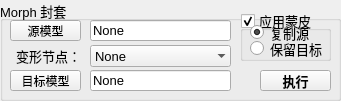
     <widget class="QGroupBox" name="bsTrans_group">
      <property name="geometry">
       <rect>
        <x>20</x>
        <y>205</y>
        <width>341</width>
        <height>101</height>
       </rect>
      </property>
      <property name="font">
       <font>
        <pointsize>10</pointsize>
       </font>
      </property>
      <property name="toolTip">
       <string>&lt;html&gt;&lt;head/&gt;&lt;body&gt;&lt;p&gt;&lt;span style=&quot; font-size:10pt;&quot;&gt;将 Morph 从源模型转移到目标模型上&lt;/span&gt;&lt;/p&gt;&lt;/body&gt;&lt;/html&gt;</string>
      </property>
      <property name="title">
       <string>Morph 封套</string>
      </property>
      <widget class="QPushButton" name="bsTransLoadSrc_pushButton">
       <property name="geometry">
        <rect>
         <x>10</x>
         <y>20</y>
         <width>71</width>
         <height>21</height>
        </rect>
       </property>
       <property name="font">
        <font>
         <pointsize>9</pointsize>
        </font>
       </property>
       <property name="toolTip">
        <string>&lt;!DOCTYPE HTML PUBLIC &quot;-//W3C//DTD HTML 4.0//EN&quot; &quot;http://www.w3.org/TR/REC-html40/strict.dtd&quot;&gt;
&lt;html&gt;&lt;head&gt;&lt;meta name=&quot;qrichtext&quot; content=&quot;1&quot; /&gt;&lt;style type=&quot;text/css&quot;&gt;
p, li { white-space: pre-wrap; }
&lt;/style&gt;&lt;/head&gt;&lt;body style=&quot; font-family:'MS Shell Dlg 2'; font-size:8pt; font-weight:400; font-style:normal;&quot;&gt;
&lt;p style=&quot; margin-top:0px; margin-bottom:0px; margin-left:0px; margin-right:0px; -qt-block-indent:0; text-indent:0px;&quot;&gt;&lt;span style=&quot; font-family:'SimSun'; font-size:10pt;&quot;&gt;载入具有混合变形的源模型&lt;/span&gt;&lt;/p&gt;&lt;/body&gt;&lt;/html&gt;</string>
       </property>
       <property name="text">
        <string>源模型</string>
       </property>
       <property name="+command" stdset="0">
        <string>bsTransLoadSrcButtonCmd</string>
       </property>
      </widget>
      <widget class="QPushButton" name="bsTransLoadTgt_pushButton">
       <property name="geometry">
        <rect>
         <x>10</x>
         <y>70</y>
         <width>71</width>
         <height>21</height>
        </rect>
       </property>
       <property name="font">
        <font>
         <pointsize>9</pointsize>
        </font>
       </property>
       <property name="toolTip">
        <string>&lt;!DOCTYPE HTML PUBLIC &quot;-//W3C//DTD HTML 4.0//EN&quot; &quot;http://www.w3.org/TR/REC-html40/strict.dtd&quot;&gt;
&lt;html&gt;&lt;head&gt;&lt;meta name=&quot;qrichtext&quot; content=&quot;1&quot; /&gt;&lt;style type=&quot;text/css&quot;&gt;
p, li { white-space: pre-wrap; }
&lt;/style&gt;&lt;/head&gt;&lt;body style=&quot; font-family:'MS Shell Dlg 2'; font-size:8pt; font-weight:400; font-style:normal;&quot;&gt;
&lt;p style=&quot; margin-top:0px; margin-bottom:0px; margin-left:0px; margin-right:0px; -qt-block-indent:0; text-indent:0px;&quot;&gt;&lt;span style=&quot; font-family:'SimSun'; font-size:10pt;&quot;&gt;载入需要被应用的目标模型&lt;/span&gt;&lt;/p&gt;&lt;/body&gt;&lt;/html&gt;</string>
       </property>
       <property name="text">
        <string>目标模型</string>
       </property>
       <property name="+command" stdset="0">
        <string>bsTransLoadTgtButtonCmd</string>
       </property>
      </widget>
      <widget class="QPushButton" name="bsTransDo_pushButton">
       <property name="geometry">
        <rect>
         <x>260</x>
         <y>70</y>
         <width>71</width>
         <height>21</height>
        </rect>
       </property>
       <property name="font">
        <font>
         <pointsize>10</pointsize>
         <weight>75</weight>
         <bold>true</bold>
        </font>
       </property>
       <property name="toolTip">
        <string>&lt;!DOCTYPE HTML PUBLIC &quot;-//W3C//DTD HTML 4.0//EN&quot; &quot;http://www.w3.org/TR/REC-html40/strict.dtd&quot;&gt;
&lt;html&gt;&lt;head&gt;&lt;meta name=&quot;qrichtext&quot; content=&quot;1&quot; /&gt;&lt;style type=&quot;text/css&quot;&gt;
p, li { white-space: pre-wrap; }
&lt;/style&gt;&lt;/head&gt;&lt;body style=&quot; font-family:'SimSun'; font-size:9pt; font-weight:400; font-style:normal;&quot;&gt;
&lt;p style=&quot; margin-top:0px; margin-bottom:0px; margin-left:0px; margin-right:0px; -qt-block-indent:0; text-indent:0px;&quot;&gt;&lt;span style=&quot; font-family:'MS Shell Dlg 2';&quot;&gt;Scale selected joints with changing transform value, keep scale value. Use for re-match skeleton size for new mesh changing.&lt;/span&gt;&lt;/p&gt;&lt;/body&gt;&lt;/html&gt;</string>
       </property>
       <property name="text">
        <string>执行</string>
       </property>
       <property name="+command" stdset="0">
        <string>bsTransDoButtonCmd</string>
       </property>
      </widget>
      <widget class="QLabel" name="label_8">
       <property name="geometry">
        <rect>
         <x>10</x>
         <y>45</y>
         <width>71</width>
         <height>21</height>
        </rect>
       </property>
       <property name="font">
        <font>
         <pointsize>10</pointsize>
        </font>
       </property>
       <property name="toolTip">
        <string>&lt;html&gt;&lt;head/&gt;&lt;body&gt;&lt;p&gt;源模型所具有的混合变形节点&lt;/p&gt;&lt;/body&gt;&lt;/html&gt;</string>
       </property>
       <property name="text">
        <string>变形节点：</string>
       </property>
       <property name="textFormat">
        <enum>Qt::PlainText</enum>
       </property>
       <property name="alignment">
        <set>Qt::AlignRight|Qt::AlignTrailing|Qt::AlignVCenter</set>
       </property>
      </widget>
      <widget class="QComboBox" name="bsTransSrcBs_List">
       <property name="geometry">
        <rect>
         <x>90</x>
         <y>45</y>
         <width>141</width>
         <height>22</height>
        </rect>
       </property>
       <property name="sizeAdjustPolicy">
        <enum>QComboBox::AdjustToMinimumContentsLength</enum>
       </property>
       <property name="frame">
        <bool>false</bool>
       </property>
       <item>
        <property name="text">
         <string>None</string>
        </property>
       </item>
      </widget>
      <widget class="QLineEdit" name="bsTransSrcMesh_lineEdit">
       <property name="enabled">
        <bool>true</bool>
       </property>
       <property name="geometry">
        <rect>
         <x>90</x>
         <y>20</y>
         <width>141</width>
         <height>21</height>
        </rect>
       </property>
       <property name="toolTip">
        <string>&lt;!DOCTYPE HTML PUBLIC &quot;-//W3C//DTD HTML 4.0//EN&quot; &quot;http://www.w3.org/TR/REC-html40/strict.dtd&quot;&gt;
&lt;html&gt;&lt;head&gt;&lt;meta name=&quot;qrichtext&quot; content=&quot;1&quot; /&gt;&lt;style type=&quot;text/css&quot;&gt;
p, li { white-space: pre-wrap; }
&lt;/style&gt;&lt;/head&gt;&lt;body style=&quot; font-family:'MS Shell Dlg 2'; font-size:8pt; font-weight:400; font-style:normal;&quot;&gt;
&lt;p style=&quot; margin-top:12px; margin-bottom:12px; margin-left:0px; margin-right:0px; -qt-block-indent:0; text-indent:0px;&quot;&gt;The mesh will be use as Higher LoD mesh&lt;/p&gt;&lt;/body&gt;&lt;/html&gt;</string>
       </property>
       <property name="text">
        <string>None</string>
       </property>
       <property name="readOnly">
        <bool>true</bool>
       </property>
      </widget>
      <widget class="QLineEdit" name="bsTransTgtMesh_lineEdit">
       <property name="enabled">
        <bool>true</bool>
       </property>
       <property name="geometry">
        <rect>
         <x>90</x>
         <y>70</y>
         <width>141</width>
         <height>21</height>
        </rect>
       </property>
       <property name="toolTip">
        <string>&lt;!DOCTYPE HTML PUBLIC &quot;-//W3C//DTD HTML 4.0//EN&quot; &quot;http://www.w3.org/TR/REC-html40/strict.dtd&quot;&gt;
&lt;html&gt;&lt;head&gt;&lt;meta name=&quot;qrichtext&quot; content=&quot;1&quot; /&gt;&lt;style type=&quot;text/css&quot;&gt;
p, li { white-space: pre-wrap; }
&lt;/style&gt;&lt;/head&gt;&lt;body style=&quot; font-family:'MS Shell Dlg 2'; font-size:8pt; font-weight:400; font-style:normal;&quot;&gt;
&lt;p style=&quot; margin-top:12px; margin-bottom:12px; margin-left:0px; margin-right:0px; -qt-block-indent:0; text-indent:0px;&quot;&gt;The mesh will be use as Higher LoD mesh&lt;/p&gt;&lt;/body&gt;&lt;/html&gt;</string>
       </property>
       <property name="text">
        <string>None</string>
       </property>
       <property name="readOnly">
        <bool>true</bool>
       </property>
      </widget>
      <widget class="QCheckBox" name="bsTransCopySkin_checkBox">
       <property name="geometry">
        <rect>
         <x>260</x>
         <y>-80</y>
         <width>71</width>
         <height>21</height>
        </rect>
       </property>
       <property name="font">
        <font>
         <pointsize>10</pointsize>
        </font>
       </property>
       <property name="toolTip">
        <string>&lt;html&gt;&lt;head/&gt;&lt;body&gt;&lt;p&gt;&lt;span style=&quot; font-size:10pt;&quot;&gt;在转移混合变形后，再复制蒙皮权重&lt;/span&gt;&lt;/p&gt;&lt;/body&gt;&lt;/html&gt;</string>
       </property>
       <property name="text">
        <string>复制权重</string>
       </property>
       <property name="checked">
        <bool>true</bool>
       </property>
      </widget>
      <widget class="QGroupBox" name="bsTransSkinWeight_groupBox">
       <property name="geometry">
        <rect>
         <x>240</x>
         <y>10</y>
         <width>91</width>
         <height>51</height>
        </rect>
       </property>
       <property name="font">
        <font>
         <pointsize>10</pointsize>
        </font>
       </property>
       <property name="title">
        <string>应用蒙皮</string>
       </property>
       <property name="checkable">
        <bool>true</bool>
       </property>
       <widget class="QRadioButton" name="bsTransTargetSkin_radioButton">
        <property name="geometry">
         <rect>
          <x>10</x>
          <y>30</y>
          <width>82</width>
          <height>17</height>
         </rect>
        </property>
        <property name="font">
         <font>
          <pointsize>10</pointsize>
         </font>
        </property>
        <property name="text">
         <string>保留目标</string>
        </property>
       </widget>
       <widget class="QRadioButton" name="bsTransSourceSkin_radioButton">
        <property name="geometry">
         <rect>
          <x>10</x>
          <y>14</y>
          <width>82</width>
          <height>17</height>
         </rect>
        </property>
        <property name="font">
         <font>
          <pointsize>10</pointsize>
         </font>
        </property>
        <property name="text">
         <string>复制源</string>
        </property>
        <property name="checked">
         <bool>true</bool>
        </property>
       </widget>
      </widget>
     </widget>
